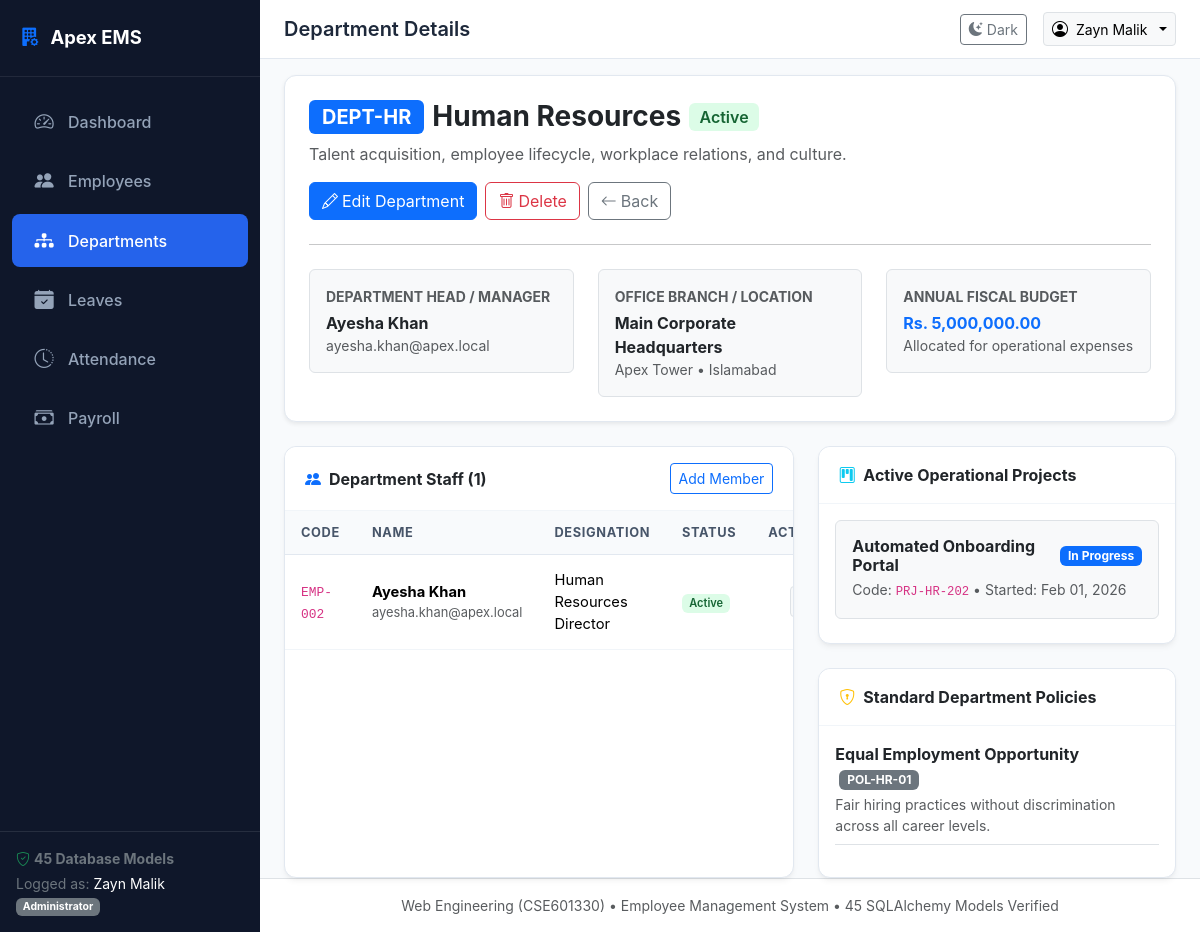
The page /departments/2 (signed in) on the database its author committed.
### models/department.py (models this page shows, shortened)
class Department(db.Model):
    __tablename__ = 'departments'
    id = db.Column(db.Integer, primary_key=True)
    code = db.Column(db.String(20), unique=True, nullable=False)
    name = db.Column(db.String(100), nullable=False)
    description = db.Column(db.Text, nullable=True)
    manager_id = db.Column(db.Integer, db.ForeignKey('employees.id', use_alter=True, name='fk_department_manager'), nullable=True)
    location_id = db.Column(db.Integer, db.ForeignKey('department_locations.id'), nullable=True)
    budget = db.Column(db.Numeric(12, 2), default=0.00)
    is_active = db.Column(db.Boolean, default=True)
    created_at = db.Column(db.DateTime, default=datetime.utcnow)
    location = db.relationship('DepartmentLocation', back_populates='departments')
    employees = db.relationship('Employee', foreign_keys='Employee.department_id', back_populates='department', lazy=True)
    manager = db.relationship('Employee', foreign_keys=[manager_id], post_update=True)
    budgets = db.relationship('DepartmentBudget', back_populates='department', cascade='all, delete-orphan', lazy=True)
    policies = db.relationship('DepartmentPolicy', back_populates='department', cascade='all, delete-orphan', lazy=True)
    projects = db.relationship('DepartmentProject', back_populates='department', cascade='all, delete-orphan', lazy=True)
    designations = db.relationship('Designation', back_populates='department', cascade='all, delete-orphan', lazy=True)

class DepartmentLocation(db.Model):
    __tablename__ = 'department_locations'
    id = db.Column(db.Integer, primary_key=True)
    name = db.Column(db.String(100), nullable=False)
    building = db.Column(db.String(100), nullable=False)
    floor = db.Column(db.String(20), nullable=True)
    address = db.Column(db.String(255), nullable=False)
    city = db.Column(db.String(100), nullable=False)
    state = db.Column(db.String(100), nullable=False)
    country = db.Column(db.String(100), nullable=False, default='Pakistan')
    postal_code = db.Column(db.String(20), nullable=True)
    departments = db.relationship('Department', back_populates='location', lazy=True)

class Designation(db.Model):
    __tablename__ = 'designations'
    id = db.Column(db.Integer, primary_key=True)
    department_id = db.Column(db.Integer, db.ForeignKey('departments.id'), nullable=False)
    title = db.Column(db.String(100), nullable=False)
    job_code = db.Column(db.String(50), unique=True, nullable=False)
    min_salary = db.Column(db.Numeric(10, 2), default=0.00)
    max_salary = db.Column(db.Numeric(10, 2), default=0.00)
    description = db.Column(db.Text, nullable=True)
    is_active = db.Column(db.Boolean, default=True)
    department = db.relationship('Department', back_populates='designations')
    employees = db.relationship('Employee', back_populates='designation', lazy=True)

class DepartmentProject(db.Model):
    __tablename__ = 'department_projects'
    id = db.Column(db.Integer, primary_key=True)
    department_id = db.Column(db.Integer, db.ForeignKey('departments.id'), nullable=False)
    project_name = db.Column(db.String(150), nullable=False)
    project_code = db.Column(db.String(50), unique=True, nullable=False)
    start_date = db.Column(db.Date, nullable=False, default=date.today)
    end_date = db.Column(db.Date, nullable=True)
    status = db.Column(db.String(30), default='In Progress')  # In Progress, Completed, On Hold
    department = db.relationship('Department', back_populates='projects')

class DepartmentPolicy(db.Model):
    __tablename__ = 'department_policies'
    id = db.Column(db.Integer, primary_key=True)
    department_id = db.Column(db.Integer, db.ForeignKey('departments.id'), nullable=False)
    title = db.Column(db.String(150), nullable=False)
    policy_code = db.Column(db.String(50), nullable=False)
    description = db.Column(db.Text, nullable=False)
    effective_date = db.Column(db.Date, default=date.today)
    is_active = db.Column(db.Boolean, default=True)
    department = db.relationship('Department', back_populates='policies')

### models/employee.py (models this page shows, shortened)
class Employee(db.Model):
    __tablename__ = 'employees'
    id = db.Column(db.Integer, primary_key=True)
    employee_code = db.Column(db.String(20), unique=True, nullable=False)
    first_name = db.Column(db.String(60), nullable=False)
    last_name = db.Column(db.String(60), nullable=False)
    email = db.Column(db.String(120), unique=True, nullable=False)
    phone = db.Column(db.String(30), nullable=False)
    date_of_birth = db.Column(db.Date, nullable=False)
    gender = db.Column(db.String(20), nullable=False)  # Male, Female, Other
    hire_date = db.Column(db.Date, nullable=False, default=date.today)
    department_id = db.Column(db.Integer, db.ForeignKey('departments.id'), nullable=True)
    designation_id = db.Column(db.Integer, db.ForeignKey('designations.id'), nullable=True)
    employment_type = db.Column(db.String(30), default='Full-Time')  # Full-Time, Part-Time, Contract, Intern
    status = db.Column(db.String(30), default='Active')  # Active, On Leave, Terminated, Resigned
    created_at = db.Column(db.DateTime, default=datetime.utcnow)
    department = db.relationship('Department', foreign_keys=[department_id], back_populates='employees')
    designation = db.relationship('Designation', back_populates='employees')
    profile = db.relationship('EmployeeProfile', uselist=False, back_populates='employee', cascade='all, delete-orphan')
    emergency_contacts = db.relationship('EmployeeEmergencyContact', back_populates='employee', cascade='all, delete-orphan', lazy=True)
    education = db.relationship('EmployeeEducation', back_populates='employee', cascade='all, delete-orphan', lazy=True)
    experience = db.relationship('EmployeeExperience', back_populates='employee', cascade='all, delete-orphan', lazy=True)
    documents = db.relationship('EmployeeDocument', back_populates='employee', cascade='all, delete-orphan', lazy=True)
    bank_details = db.relationship('EmployeeBankDetail', back_populates='employee', cascade='all, delete-orphan', lazy=True)
    skills = db.relationship('EmployeeSkill', back_populates='employee', cascade='all, delete-orphan', lazy=True)
    notes = db.relationship('EmployeeNote', back_populates='employee', cascade='all, delete-orphan', lazy=True)
    assets = db.relationship('EmployeeAssetAssignment', back_populates='employee', cascade='all, delete-orphan', lazy=True)
    leave_requests = db.relationship('LeaveRequest', back_populates='employee', cascade='all, delete-orphan', lazy=True)
    leave_balances = db.relationship('LeaveBalance', back_populates='employee', cascade='all, delete-orphan', lazy=True)
    attendance_records = db.relationship('AttendanceRecord', back_populates='employee', cascade='all, delete-orphan', lazy=True)
    payroll_records = db.relationship('PayrollRecord', back_populates='employee', cascade='all, delete-orphan', lazy=True)
    salary_assignment = db.relationship('EmployeeSalaryAssignment', uselist=False, back_populates='employee', cascade='all, delete-orphan')
    user = db.relationship('User', uselist=False, back_populates='employee')
    @property
    def full_name(self):
        return f"{self.first_name} {self.last_name}"

### routes/department_routes.py (the view)
@department_bp.route('/<int:id>', methods=['GET'])
@login_required
def detail(id):
    department = Department.query.get_or_404(id)
    return render_template('departments/detail.html', department=department)

### templates/departments/detail.html (shortened to what this page needs)
{% extends "base.html" %}
{% block page_title %}Department Details{% endblock %}
{% block content %}
<div class="card mb-4 shadow-sm">
    <div class="card-body p-4">
        <div class="d-flex flex-wrap align-items-center justify-content-between gap-3">
            <div>
                <div class="d-flex align-items-center gap-2">
                    <span class="badge bg-primary fs-5">{{ department.code }}</span>
                    <h3 class="fw-bold mb-0">{{ department.name }}</h3>
                    <span class="badge {% if department.is_active %}badge-active{% else %}badge-rejected{% endif %} fs-6">
                        {{ 'Active' if department.is_active else 'Inactive' }}
                    </span>
                </div>
                <p class="text-muted mt-2 mb-0">{{ department.description or 'No general description provided.' }}</p>
            </div>
            <div class="d-flex gap-2">
                <a href="{{ url_for('departments.edit', id=department.id) }}" class="btn btn-primary">
                    <i class="bi bi-pencil me-1"></i>Edit Department
                </a>
                <form method="POST" action="{{ url_for('departments.delete', id=department.id) }}" style="display:inline;">
                    <button type="submit" class="btn btn-outline-danger" data-confirm-delete data-item-name="{{ department.name }}">
                        <i class="bi bi-trash me-1"></i>Delete
                    </button>
                </form>
                <a href="{{ url_for('departments.list_departments') }}" class="btn btn-outline-secondary">
                    <i class="bi bi-arrow-left me-1"></i>Back
                </a>
            </div>
        </div>
        <hr class="my-4">
        <div class="row g-4">
            <div class="col-md-4">
                <div class="p-3 bg-light rounded border">
                    <div class="text-muted small text-uppercase fw-bold">Department Head / Manager</div>
                    <div class="fw-bold fs-6 mt-1">{{ department.manager.full_name if department.manager else 'Unassigned' }}</div>
                    <div class="small text-muted">{{ department.manager.email if department.manager else 'N/A' }}</div>
                </div>
            </div>
            <div class="col-md-4">
                <div class="p-3 bg-light rounded border">
                    <div class="text-muted small text-uppercase fw-bold">Office Branch / Location</div>
                    <div class="fw-bold fs-6 mt-1">{{ department.location.name if department.location else 'Not Specified' }}</div>
                    <div class="small text-muted">{{ department.location.building if department.location else 'N/A' }} &bull; {{ department.location.city if department.location else '' }}</div>
                </div>
            </div>
            <div class="col-md-4">
                <div class="p-3 bg-light rounded border">
                    <div class="text-muted small text-uppercase fw-bold">Annual Fiscal Budget</div>
                    <div class="fw-bold fs-6 mt-1 text-primary">Rs. {{ "{:,.2f}".format(department.budget) }}</div>
                    <div class="small text-muted">Allocated for operational expenses</div>
                </div>
            </div>
        </div>
    </div>
</div>
<div class="row g-4">
    <div class="col-lg-7">
        <div class="card h-100">
            <div class="card-header d-flex justify-content-between align-items-center">
                <span class="fw-bold"><i class="bi bi-people-fill text-primary me-2"></i>Department Staff ({{ department.employees|length }})</span>
                <a href="{{ url_for('employees.add') }}" class="btn btn-sm btn-outline-primary">Add Member</a>
            </div>
            <div class="table-responsive">
                <table class="table table-hover align-middle mb-0">
                    <thead>
                        <tr>
                            <th>Code</th>
                            <th>Name</th>
                            <th>Designation</th>
                            <th>Status</th>
                            <th class="text-end">Action</th>
                        </tr>
                    </thead>
                    <tbody>
                        {% for emp in department.employees %}
                        <tr>
                            <td><code>{{ emp.employee_code }}</code></td>
                            <td>
                                <div class="fw-bold">{{ emp.full_name }}</div>
                                <div class="small text-muted">{{ emp.email }}</div>
                            </td>
                            <td>{{ emp.designation.title if emp.designation else '—' }}</td>
                            <td>
                                <span class="badge {% if emp.status == 'Active' %}badge-active{% else %}badge-rejected{% endif %}">
                                    {{ emp.status }}
                                </span>
                            </td>
                            <td class="text-end">
                                <a href="{{ url_for('employees.detail', id=emp.id) }}" class="btn btn-sm btn-light border">
                                </a>
                            </td>
                        </tr>
                        {% else %}
                        <tr>
                            <td colspan="5" class="text-center py-4 text-muted">No employees assigned to this department yet.</td>
                        </tr>
                        {% endfor %}
                    </tbody>
                </table>
            </div>
        </div>
    </div>
    <div class="col-lg-5">
        <div class="card mb-4">
            <div class="card-header fw-bold"><i class="bi bi-kanban me-2 text-info"></i>Active Operational Projects</div>
            <div class="card-body">
                {% for p in department.projects %}
                    <div class="p-3 border rounded mb-2 bg-light">
                        <div class="d-flex justify-content-between align-items-center">
                            <h6 class="fw-bold mb-0">{{ p.project_name }}</h6>
                            <span class="badge bg-primary">{{ p.status }}</span>
                        </div>
                        <div class="small text-muted mt-1">Code: <code>{{ p.project_code }}</code> &bull; Started: {{ p.start_date.strftime('%b %d, %Y') }}</div>
                    </div>
                {% else %}
                    <div class="text-muted small">No active projects logged.</div>
                {% endfor %}
            </div>
        </div>
        <div class="card">
            <div class="card-header fw-bold"><i class="bi bi-shield-lock me-2 text-warning"></i>Standard Department Policies</div>
            <div class="card-body">
                {% for pol in department.policies %}
                    <div class="mb-3 pb-2 border-bottom">
                        <div class="fw-bold">{{ pol.title }} <span class="badge bg-secondary ms-1">{{ pol.policy_code }}</span></div>
                        <div class="small text-muted mt-1">{{ pol.description }}</div>
                    </div>
                {% else %}
                    <div class="text-muted small">No specific departmental policies registered.</div>
                {% endfor %}
            </div>
        </div>
    </div>
</div>
{% endblock %}

### static/css/style.css (style rules this page uses)
:root { --primary-color: #2563eb; --primary-hover: #1d4ed8; --secondary-color: #475569; --success-color: #10b981; --danger-color: #ef4444; --warning-color: #f59e0b; --info-color: #06b6d4; --bg-light: #f8fafc; --sidebar-bg: #0f172a; --sidebar-hover: #1e293b; --sidebar-text: #94a3b8; --sidebar-active-text: #ffffff; --card-shadow: 0 4px 6px -1px rgba(0, 0, 0, 0.05), 0 2px 4px -2px rgba(0, 0, 0, 0.05); }
body { font-family: -apple-system, BlinkMacSystemFont, "Segoe UI", Roboto, "Helvetica Neue", Arial, sans-serif; background-color: var(--bg-light); color: #1e293b; min-height: 100vh; }
.card { border: 1px solid #e2e8f0; border-radius: 0.75rem; box-shadow: var(--card-shadow); transition: transform 0.2s, box-shadow 0.2s; }
.card-header { background-color: #ffffff; border-bottom: 1px solid #f1f5f9; font-weight: 600; padding: 1rem 1.25rem; border-top-left-radius: 0.75rem !important; border-top-right-radius: 0.75rem !important; }
.table thead th { background-color: #f8fafc; color: #475569; font-size: 0.8rem; text-transform: uppercase; letter-spacing: 0.05em; border-bottom: 1px solid #e2e8f0; padding: 0.75rem 1rem; }
.table tbody td { padding: 0.85rem 1rem; vertical-align: middle; border-bottom: 1px solid #f1f5f9; font-size: 0.92rem; }
.badge-active { background-color: #dcfce7; color: #166534; font-weight: 600; }

### rows shown on the page
Department: code "DEPT-HR", name "Human Resources", is_active "Active", description "Talent acquisition, employee lifecycle, workplace relations, and culture.", budget "5,000,000.00"
Employee: manager "Ayesha Khan", manager "ayesha.khan@apex.local", employee_code "EMP-002", full_name "Ayesha Khan", email "ayesha.khan@apex.local", designation "Human Resources Director", status "Active"
DepartmentLocation: location "Main Corporate Headquarters", location "Apex Tower", location "Islamabad"
DepartmentProject: project_name "Automated Onboarding Portal", status "In Progress", project_code "PRJ-HR-202", start_date "Feb 01, 2026"
DepartmentPolicy: title "Equal Employment Opportunity", policy_code "POL-HR-01", description "Fair hiring practices without discrimination across all career levels."

### other values the page prints
{{ current_user_name }} "Zayn Malik"
{{ current_role }} "Administrator"
{{ department.employees|length }} "1"
